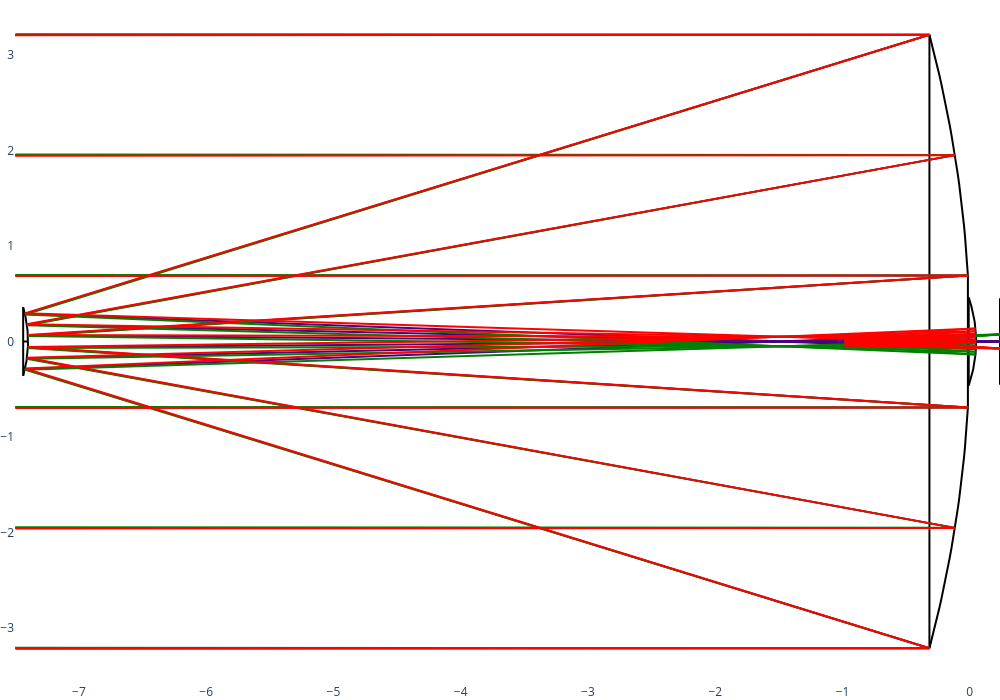

Here is the notebook cell this chart was saved with:
### Code cell
WL = 650e-9
def main():
    %run Batoid4LOFT.ipynb

    plt.close('all')

    global fieldBias
    #fieldBias = 0.0
    fieldBias = 0.0

    telescopeCreation(WL)

    ## Select what you want to see
    showWavefrontMap(WL)
    showLayout(show='2D')
    showSpotDiagram(WL, fieldX=0, fieldY=0)
    showPSF(WL, show3D=False)

if __name__=='__main__':
    main()
